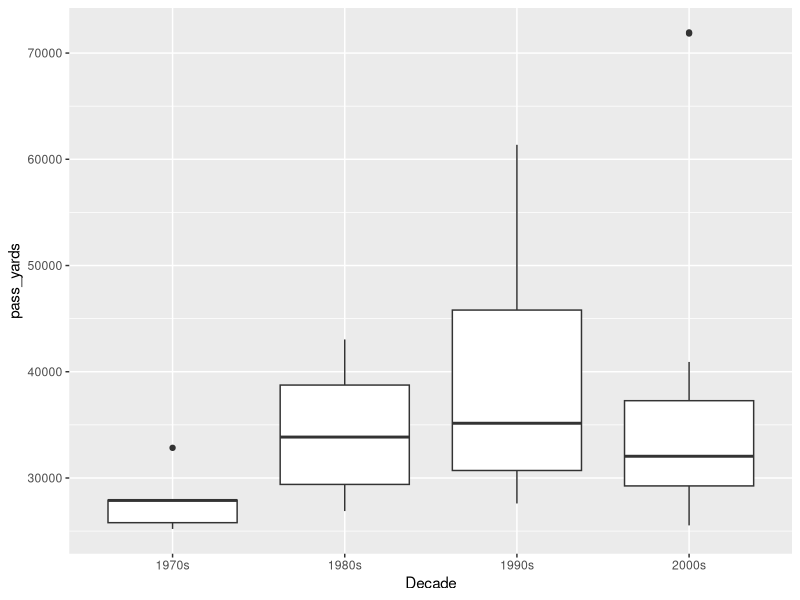
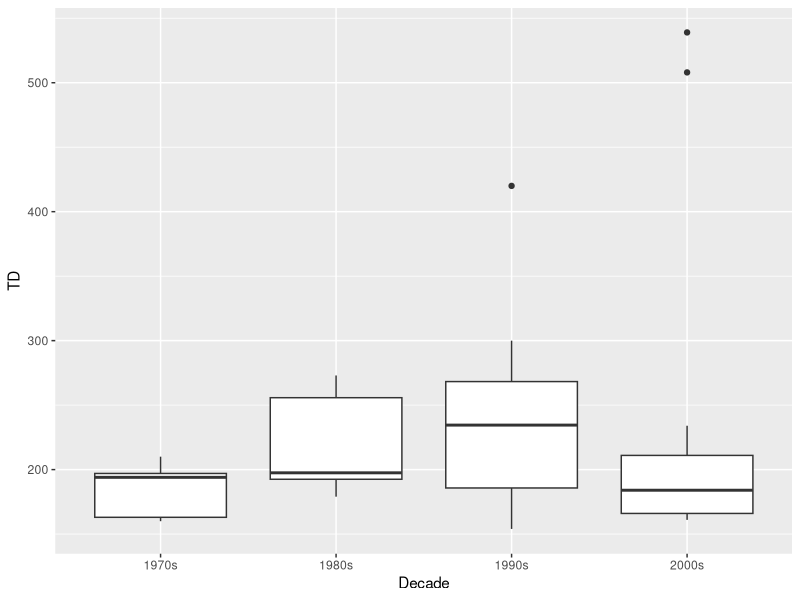
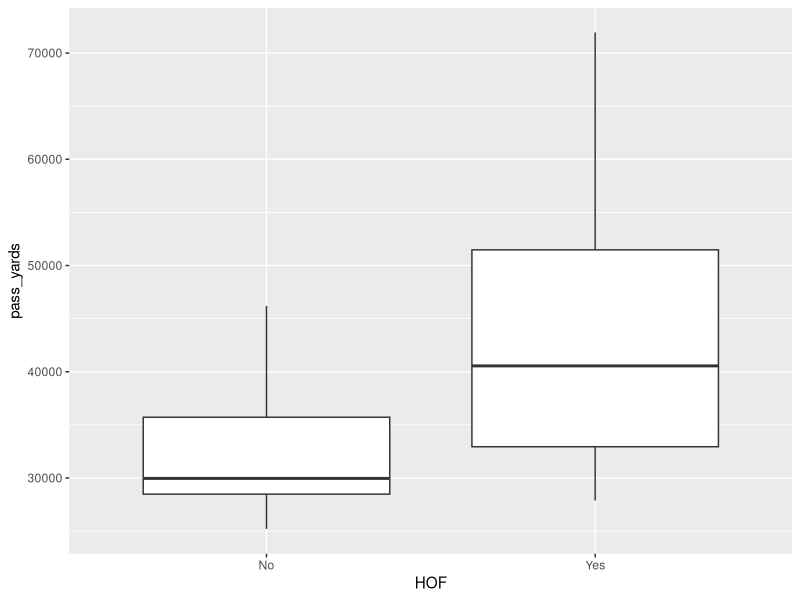
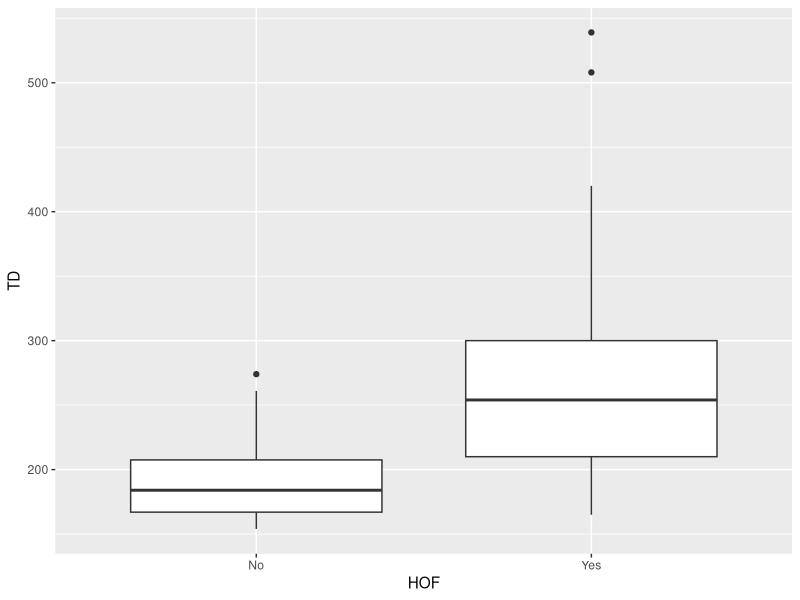
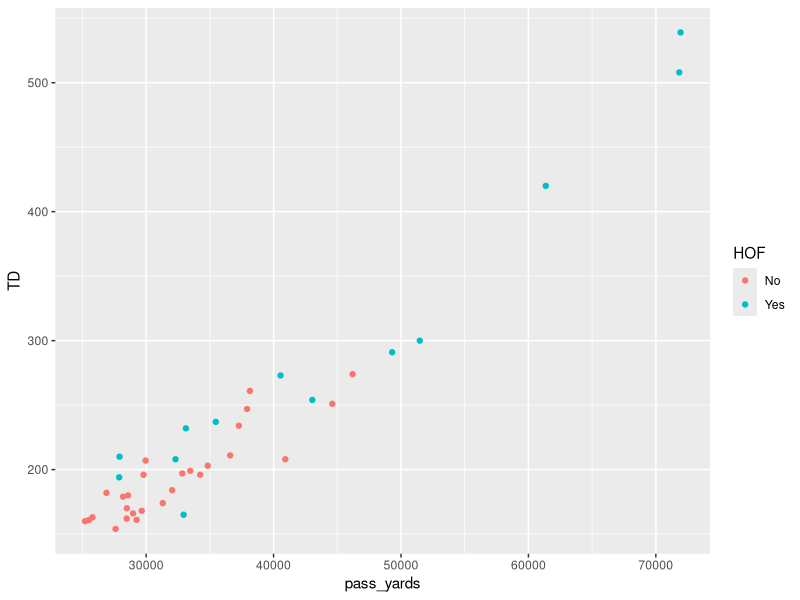

Write the R code that produced these figures, in order.
## ---- chunk 1
knitr::opts_chunk$set(echo = TRUE)
library(tidyverse)
## ---- chunk 2
rm(list=ls())
qb <- read.csv('qb.csv')
test <- read.csv('NFL QB Stats.csv')

test2 <- test %>% 
  group_by(Player) %>%
  summarise(
    years_played = n(),
    PY = sum(Pass.Yds)
  )
## ---- chunk 3
get_major_decade <- function(start, end) {
  decades <- seq(floor(start / 10) * 10, floor(end / 10) * 10, by = 10)
  years_in_decade <- sapply(decades, function(d) min(end, d + 9) - max(start, d) + 1)
  return(decades[which.max(years_in_decade)])
}

qb$Decade <- mapply(get_major_decade, qb$From, qb$To)

qb$Decade <- paste0(qb$Decade, "s")

qb$TD <- as.integer(qb$TD)
qb$Decade <- as.factor(qb$Decade)
## ---- chunk 4
ggplot(qb, mapping = aes(x=Decade, y=pass_yards))+
  geom_boxplot()

ggplot(qb, mapping = aes(x=Decade, y=TD))+
  geom_boxplot()

ggplot(qb, mapping = aes(x=HOF, y=pass_yards))+
  geom_boxplot()

ggplot(qb, mapping = aes(x=HOF, y=TD))+
  geom_boxplot()

ggplot(qb, mapping = aes(x=pass_yards, y= TD, color = HOF))+
  geom_point()
